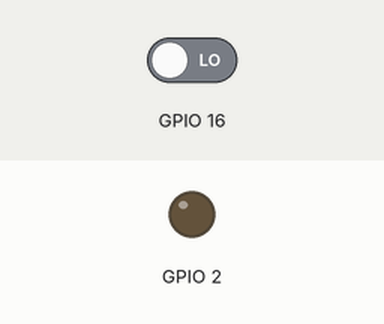
Simulated run of this sketch. Board: ESP8266 (Wemos D1 mini). Parts: output pins drawn as LEDs (lit = HIGH). The inputs (shaded band) are chosen by the test bench; at power-on: GPIO 16 LOW. WiFi joins after 1.5 s; servers stay silent unless stated; what the sketch prints to the serial monitor is not drawn.

Above: at 2.7 s.
2.8 s: GPIO 16 driven HIGH
5.0 s: GPIO 16 driven LOW
At 6.7 s:
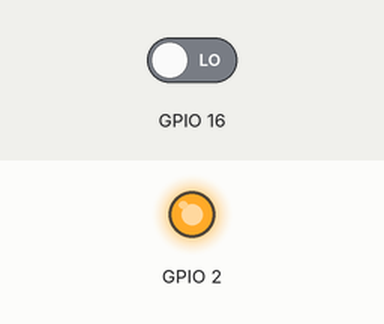
Timing chart, 0 to 8.2 s (numbered marks = the images above; inputs shaded):
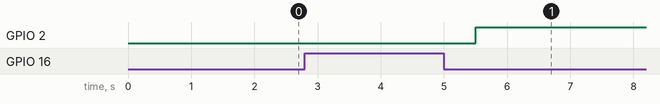

The sketch:

wifi_wemos_mac_alf.ino
```cpp
/*
  UDPSendReceive.pde:
  This sketch receives UDP message strings, prints them to the serial port
  and sends an "acknowledge" string back to the sender

  A Processing sketch is included at the end of file that can be used to send
  and received messages for testing with a computer.

  created 21 Aug 2010
  by Michael Margolis

  This code is in the public domain.

  adapted from Ethernet library examples
*/


#include <ESP8266WiFi.h>
#include <WiFiUdp.h>
//#include <Packetizer.h>

#ifndef STASSID
#define STASSID "Especial_MCHP"
//#define STASSID "LSEL"
#define STAPSK  "M15SEB304"
#endif


unsigned int localPort = 5000;      // local port to listen on

unsigned int state=0;

// buffers for receiving and sending data
char packetBuffer[UDP_TX_PACKET_MAX_SIZE]; //buffer to hold incoming packet,
char  ReplyBuffer[] = "acknowledged\r\n";       // a string to send back

byte mac[6];

WiFiUDP Udp;

//Packetizer::Packer packer;

void setup() {
  pinMode(16,INPUT);
  pinMode(2,OUTPUT);

  Serial.begin(115200);
  WiFi.mode(WIFI_STA);
  WiFi.begin(STASSID, STAPSK);
  while (WiFi.status() != WL_CONNECTED) {
    Serial.print('.');
    delay(500);
  }
  Serial.print("Connected! IP address: ");
  Serial.println(WiFi.localIP());
  Serial.printf("UDP server on port %d\n", localPort);
  WiFi.macAddress(mac);
  Serial.print("MAC: ");
  Serial.print(mac[5],HEX);
  Serial.print(mac[4],HEX);
  Serial.print(mac[3],HEX);
  Serial.print(mac[2],HEX);
  Serial.print(mac[1],HEX);
  Serial.println(mac[0],HEX);

  Udp.begin(localPort);
}

void loop() {
  char msg[10];
  sprintf(msg, "%0x%0x1\r\n", mac[1], mac[0]);

  if (digitalRead(16) && state==0){
    state=1;
    digitalWrite(2,LOW);
    //packer << mac[0] << mac[1] << 1 << Packetizer::endp();
    //Serial.write(packer.data(), packer.size());;
    msg[4] = '1';
    Udp.beginPacket("172.16.3.42", 5000); //direccion depende del ordenador
    Udp.write(msg);
    Serial.write(msg);
    Udp.endPacket();
  }
  else if (!digitalRead(16) && state==1){
    state=0;
    digitalWrite(2,HIGH);
    Udp.beginPacket("172.16.3.42", 5000); //direccion depende del ordenador
    msg[4] = '0';
    Udp.write(msg);
    Serial.write(msg);
    Udp.endPacket();
  }
  delay(1000);
}

/*
  test (shell/netcat):
  --------------------
    nc -u 192.168.esp.address 8888
*/
```

Measured:
- after the input at 2.8 s, every drawn part: stays the same
- after the input at 5.0 s, GPIO 2: LOW → HIGH after 0.50 s
